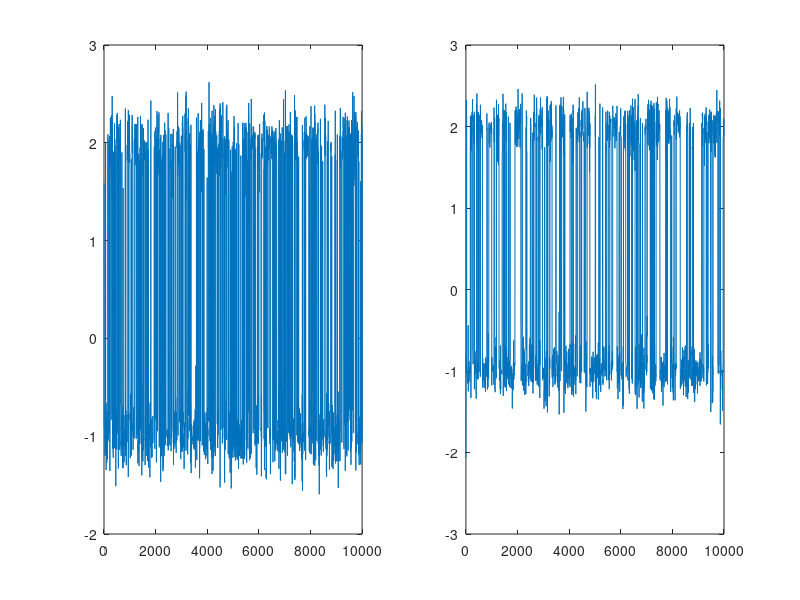

MATLAB code for this plot: (Note: this script raises an error after producing the figure.)
%---------------------------------------------------------------------
%
% Toy Parallel Tempering. Juan and Jonas
%
%
%   u_tt(t,x)-u_xx(t,x)=0,
%   u(0,x)=h(x;te)
%   t\in [0,T]
%   u_t(0,x)=0;
%
%---------------------------------------------------------------------
%clc;
%clf;
clear variables; 
%close all;


%---------------------------------------------------------------------
%
% Generates Data
%
%---------------------------------------------------------------------
%y_true=0;
%d_pure=f(y_true);
sigma=0.1;%*max(d_pure);
%d=d_pure+sigma*randn(length(d_pure),1);

%---------------------------------------------------------------------
%
% Defines some hyper parameters, Number of temperatures, N samples, etc.  
%
%---------------------------------------------------------------------
p=1;%number of parameters
N=10^4; %number of samples
N_temp=2;%number of temperatures
Ns=1; %How often do we swap
X=cell(N_temp,1);%prealloactes
y=zeros(N_temp,p); %preallocates proposals
beta=20.^(0:N_temp); %vector of inverse temperatures\
beta = [1 5];
acpt=zeros(N_temp,1); %acceptace rate
%lower and upper limit for uniform prior
a=-5;
b=5; 
%Defines likelihood, prior and posterior functions

%time=linspace(0,3,length(d));
%L=@(x)  -0.5*trapz(time,abs(d-f(x)).^2)/sigma^2;
L=@(x)  log(0.5*normpdf(x,-1,sigma)+0.5*normpdf(x,2,sigma));

rho = @(x1,x2,beta1,beta2) exp((L(x1)/beta1)+(L(x2)/beta2))/(exp((L(x1)/beta1)+(L(x2)/beta2))+exp((L(x2)/beta1)+(L(x1)/beta2)));


%pr=@(x) log(unifpdf(x,a,b));
%post=@(x) L(x)+pr(x);
ratio=zeros(N_temp,1);
%preallocates matrizx to store log-posteriors
px=zeros(N,N_temp);
py=zeros(N,N_temp);
%preallocates samples and gives them different initial values 
for i=1:N_temp
X{i}=zeros(N,p);
X{i}(1,:)=a+(b-a).*rand(1,p);
px(1,i)=L(X{i}(1,:));
%px(1,i)=post(X{i}(1,:));

end
weight{1}(1) = rho(X{1}(1,:),X{2}(1,:),1,5);
weight{2}(1) = rho(X{2}(1,:),X{1}(1,:),1,5);
sigma_rwm=[0.5,2];%*linspace(1,100,N_temp);
disp('Entered MH loop')
delta=zeros(N,2);
delta(1,:) = [1,2];
for j=1:N-1

    
    
    
    for k=1:N_temp
        y(k,:)=X{i}(j,:)+sigma_rwm(k)*randn(1,p);
        %py(j,k)=post(y(k,:));
        py(j,k)=L(y(k,:));

    end


%accepts-rejects

for i=1:N_temp
    ratio(i)=min(0,py(j,i)/beta(i)-px(j,i)/beta(i));
    if log(rand)<ratio(i) %&& isnan((py(j,i)/beta(i))-px(j,i)/beta(i))==0 && prior(y(i,:))~=0
        X{i}(j+1,:)=y(i,:);
        px(j+1,i)=py(j,i);
        acpt(i)=acpt(i)+1;
    else
         X{i}(j+1,:)=X{i}(j,:);
         px(j+1,i)=px(j,i);
    end
end

%disp([' ratio ',num2str(exp(ratio'))])

% %swaps
% if mod(j,Ns)==0
%    for k=1:N_temp
%        if k<N_temp
%        ak=px(j+1,k+1)/beta(k)+px(j+1,k)/beta(k+1)-px(j+1,k)/beta(k)-px(j+1,k+1)/beta(k+1);
%        if ak>log(rand)
%          %  disp(['swapped temps ' , num2str(k) ,' and ',num2str(k+1)])
%            %changes posteriors
%            p1=px(j+1,k);p2=px(j+1,k+1);
%            px(j+1,k)=p2; px(j+1,k+1)=p1;
%            %changes points
%            p1=X{k}(j+1,:);   p2=X{k+1}(j+1,:); 
%           X{k}(j+1,:)=p2;   X{k+1}(j+1,:)=p1; 
%        end
%  
%        end
%    end
% end
   
 

%swaps temperatures

 bp=beta(2);
 bb=beta(1);
 beta(1)=bp; beta(2)=bb;
 %delta(j+1,:)=fliplr(delta(j,:));
 sigma_rwm = fliplr(sigma_rwm);
 
 weight{1}(j+1) = rho(X{1}(j+1,:),X{2}(j+1,:),1,5);
 
 weight{2}(j+1) = rho(X{2}(j+1,:),X{1}(j+1,:),1,5);
end
% Ya=[];
% Yb=[];
% Ya(:,1)=X{1}(delta(:,1)==1,:);
% Ya(:,2)=X{2}(delta(:,2)==1,:);
% Ya=Ya(:);
% 
% Yb(:,1)=X{1}(delta(:,1)==2,:);
% Yb(:,2)=X{2}(delta(:,2)==2,:);
% Yb=Yb(:);
% 


Ya = [X{1}, X{2}];
Wa = [weight{1}, weight{2}];

Yb = [X{2}, X{1}];
Wb = [weight{1}, weight{2}];


for j = 1:10000
   i=randsample(2,1,true,[weight{1}(j),weight{2}(j)]);
   Ya_res(j) = X{i}(j,:);
   Yb_res(j) = X{3-i}(j,:);
end


figure(10)
for i=1:N_temp
    subplot(N_temp/2,2,i);
    plot(X{i});
end
figure(20)
for i=1:N_temp
    [ff,x]=ksdensity(X{i});
    plot(x,(ff));hold on;
end


figure(30)
[ff,x]=ksdensity(Ya_res);
plot(x,(ff));hold on;
[ff,x]=ksdensity(Yb_res);
plot(x,(ff));hold off;

